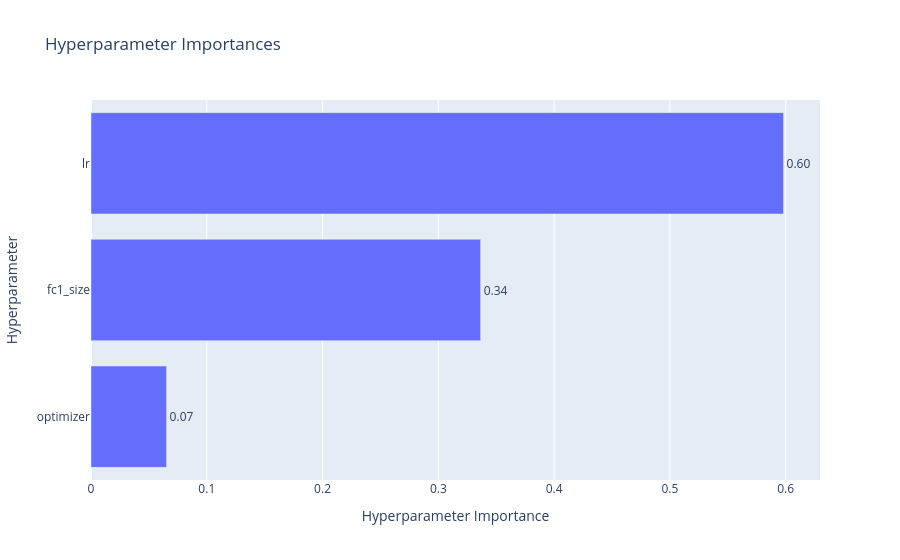

Here is the notebook cell this chart was saved with:
### Markdown cell above
Following code plots the importances of parameters for better result of the model

### Code cell
optuna.visualization.plot_param_importances(study).show()

### Figure 1 — Plotly figure (JSON) as saved in the notebook; plotly's stock layout.template omitted (floating-point values rounded to 4 significant figures)
{"data": [{"cliponaxis": false, "hovertemplate": ["optimizer (CategoricalDistribution): 0.06529994125167307<extra></extra>", "fc1_size (IntDistribution): 0.33653941695726036<extra></extra>", "lr (FloatDistribution): 0.5981606417910665<extra></extra>"], "name": "Objective Value", "orientation": "h", "text": ["0.07", "0.34", "0.60"], "textposition": "outside", "type": "bar", "x": [0.0653, 0.3365, 0.5982], "y": ["optimizer", "fc1_size", "lr"]}], "layout": {"title": {"text": "Hyperparameter Importances"}, "xaxis": {"title": {"text": "Hyperparameter Importance"}}, "yaxis": {"title": {"text": "Hyperparameter"}}}}
